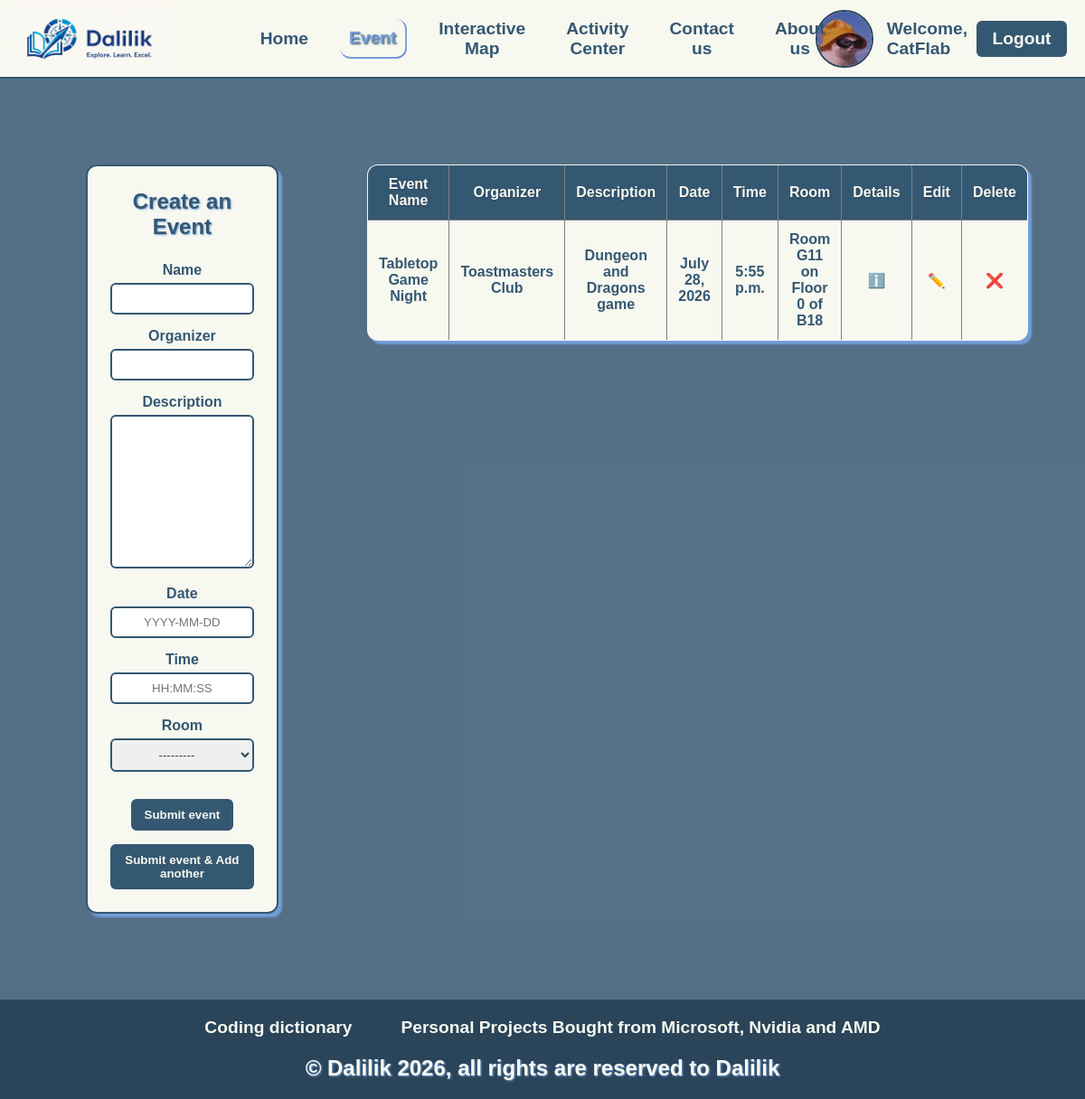
/Event.html (signed in), run on the app's committed database.
### pages2/models.py (models this page shows, shortened)
class Building(models.Model):
    name = models.CharField(max_length=100)
    map = models.ForeignKey(Map, on_delete=models.CASCADE, related_name='buildings')
    description = models.TextField()
    picture = models.ImageField(upload_to='buildings/', blank=True)

class Event(models.Model):
    name = models.CharField(max_length=100)
    organizer = models.CharField(max_length=100, default="")
    description = models.TextField()
    date = models.DateField()
    time = models.TimeField()
    room = models.ForeignKey(Room, on_delete=models.CASCADE, related_name='events')
    user = models.ForeignKey(User, on_delete=models.CASCADE, related_name='userevents', null=True, blank=True)

class Room(models.Model):
    number = models.CharField(max_length=10)
    floor = models.ForeignKey(Floor, on_delete=models.CASCADE, related_name='rooms')
    description = models.TextField()
    picture = models.ImageField(upload_to='rooms/', blank=True)
    def __str__(self):
        return f"Room {self.number} on {self.floor}"

class Floor(models.Model):
    number = models.IntegerField()
    building = models.ForeignKey(Building, on_delete=models.CASCADE, related_name='floors')
    description = models.TextField()
    picture = models.ImageField(upload_to='floors/', blank=True)
    def __str__(self):
        return f"Floor {self.number} of {self.building.name}"

### pages2/views.py (the view)
# urls.py: path('Event.html', views.event, name='event'),
def event(request):
    event_form = EventForm()
    if request.user.is_authenticated:
        events = Event.objects.filter(user=request.user)
    else:
        events = Event.objects.filter(user__is_superuser=True)
    return render(request, 'Event/Event.html', {"active_page": "event", "events": events, "event_form": event_form})

### pages2/forms.py
class EventForm(forms.ModelForm):
    class Meta:
        model = Event
        fields = ['name', 'organizer', 'description', 'date', 'time', 'room']
        widgets = {
            "date": forms.DateInput(attrs={
                "placeholder": "YYYY-MM-DD",
            }),
            "time": forms.TimeInput(attrs={
                "placeholder": "HH:MM:SS",
            }),
        }
    def __init__(self, *args, **kwargs):
        super().__init__(*args, **kwargs)
        self.label_suffix = ""

### pages2/templates/Event/Event.html (shortened to what this page needs)
{% extends "base.html" %}
{% load static %}
{% block main-content%}
<section class="event-page">
    {% if user.is_authenticated %}
    <div class="event-form">
        <h2>Create an Event</h2>
        <form method="post" action="{% url 'event_create' %}">
            {{ event_form.as_p }}
            <button type="submit" name="action" value="save">Submit event</button>
            <button type="submit" name="action" value="save_add">Submit event & Add another</button>
        </form>
    </div>
    {% endif %}
    <div class="event-table {% if not user.is_authenticated %}full-width{% endif %}">
        {% if events %}
	        <table border="1" class="tableinformation">
		        <thead>
			        <tr>
				        <th>Event Name</th>
				        <th>Organizer</th>
				        <th>Description</th>
				        <th>Date</th>
                        <th>Time</th>
				        <th>Room</th>
                        <th>Details</th>
                        {% if user.is_authenticated %}
                        <th>Edit</th>
                        <th>Delete</th>
                        {% endif %}
			        </tr>
		        </thead>
                <tbody>
                {% for event in events %}
                    <tr>
                        <td>{{ event.name }}</td>
                        <td>{{ event.organizer }}</td>
                        <td>{{ event.description }}</td>
                        <td>{{ event.date }}</td>
                        <td>{{ event.time }}</td>
                        <td>{{ event.room }}</td>
                        <td>
                            <a href="{% url 'event_detail' event.id %}" class="event-name">
                                ℹ️
                            </a>
                        </td>
                        {% if user.is_authenticated %}
                        <td>
                            <a href="{% url 'event_edit' event.id %}" class="event-name">
                                ✏️
                            </a>
                        </td>
                        <td>
                            <a href="{% url 'event_delete' event.id %}" class="event-name">
                                ❌
                            </a>
                        </td>
                        {% endif %}
                    </tr>
                {% endfor %}
                </tbody>
            </table>
        {% else %}
            <p>No events found.</p>
        {% endif %}
    </div>
</section>
{% endblock%}

### pages2/templates/includes/navbar.html (shortened to what this page needs)
{% load static %}
<div class="menu">
    <header>
        <img src="{% static 'images/project logo 5.png' %}" alt="Website logo" class="logo">
        <nav>
            <a href="{% url 'index' %}" class="Link {% if active_page == 'home' %}active{% endif %}">Home</a>
            <a href="{% url 'event' %}" class="Link {% if active_page == 'event' %}active{% endif %}">Event</a>
            <a href="{% url 'interactivemap' %}" class="Link {% if active_page == 'map' %}active{% endif %}">Interactive Map</a>
            {% if user.is_authenticated %}
            <a href="{% url 'activitycenter' %}" class="Link {% if active_page == 'activitycenter' %}active{% endif %}">Activity Center</a>
            {% endif %}
            <a href="{% url 'contact' %}" class="Link {% if active_page == 'contact' %}active{% endif %}">Contact us</a>
            <a href="{% url 'about' %}" class="Link {% if active_page == 'about' %}active{% endif %}">About us</a>
        </nav>
        {% if user.is_authenticated %}
        <section class="user">
            <img src="{% static 'images/user image.jpg' %}" alt="Registered user profile picture" class="user-pfp">
            <div class="user-name">
                <h1>
                    Welcome, <br>{{ user.username }}
                </h1>
            </div>
                <form action="{% url 'logout' %}" method="post">
                    <button type="submit" class="logout-btn">Logout</button>
                </form>
        </section>
        {% else %}
        <section>
            <a href="{% url 'register' %}" class="Link" id="btn">Register</a>
            <a href="{% url 'login' %}" class="Link" id="btn">Login</a>
        </section>
        {% endif %}
    </header>
</div>

### pages2/templates/static/css/stylesheet.css (style rules this page uses)
* { margin:0px; text-align:center ; }
header { display: flex; align-items: center; justify-content: space-between; position: relative; border-bottom: 2px solid #355872; background-color: #F7F8F0; }
nav { position: absolute; left: 50%; transform: translateX(-50%); display: flex; align-items: center; }
.logo { width: auto; height: 85px; margin-left: 10px; }
.Link { padding: 10px; margin: 0 12.5px; font-family: sans-serif; color: #355872; text-decoration: none; font-size:larger; font-weight: bold; }
.Link.active { color: #729ed8; border-bottom: 2px solid #729ed8; border-right: 2px solid #729ed8; border-radius: 12px; text-shadow: 1px 1px 2px #2a445a; }
.user { display: flex; align-items: center; gap: 10px; margin-right: 20px; white-space: nowrap; }
.user-name h1 { margin: 0; text-align: left; color: #355872; font-family: sans-serif; font-size: larger; }
.user-pfp { margin: 0px 5px; width: 60px; height: 60px; border-radius: 32px; border: 2px solid #2a445a; }
.tableinformation { width: 95%; margin: 45px auto; border-collapse: collapse; background-color: #F7F8F0; font-family: sans-serif; color: #355872; border-radius: 12px; overflow: hidden; box-shadow: 4px 4px 2px #729ed8; }
.tableinformation th { background-color: #355872; color: #F7F8F0; padding: 12px; text-align: center; font-weight: bold; text-shadow: 1px 1px 2px #2a445a; }
.tableinformation td { padding: 12px; text-align: center; border-bottom: 1px solid #729ed8; font-weight: bold; }
.event-page { display: grid; grid-template-columns: 1fr 2.5fr; gap: 40px; padding: 50px; background-color: rgb(53 88 114 / 85%); min-height: 700px; align-items: start; }
.event-form { margin: 45px; padding: 25px; background-color: #F7F8F0; border: 2px solid #355872; border-radius: 12px; box-shadow: 4px 4px 2px #729ed8; }
.event-form h2 { color: #355872; font-family: sans-serif; margin-bottom: 25px; text-shadow: 1px 1px 2px #729ed8; }
.event-form form p { margin-bottom: 15px; text-align: left; }
.event-form label { display: block; color: #355872; font-family: sans-serif; font-weight: bold; margin-bottom: 5px; }
.event-form input, .event-form textarea, .event-form select { width: 100%; padding: 8px; border: 2px solid #355872; border-radius: 6px; box-sizing: border-box; font-family: sans-serif; color: #2a445a; }
.event-form button { padding: 10px 15px; margin-top: 15px; background-color: #355872; color: #F7F8F0; border: none; border-radius: 6px; font-weight: bold; cursor: pointer; }
.event-name { text-decoration: none; }
.logout-btn { display: flex; justify-content: center; align-items: center; padding: 10px 18px; background-color: #355872; color: #F7F8F0; width: 100px; height: 40px; border-radius: 6px; border: none; font-family: sans-serif; font-size: larger; font-weight: bold; cursor: pointer; }

### data on the page
Event: name "Tabletop Game Night", organizer "Toastmasters Club", description "Dungeon and Dragons game", date "July 28, 2026", time "5:55 p.m.", room "Room G11 on Floor 0 of B18"

### other printed values
{{ user.username }} "CatFlab"
